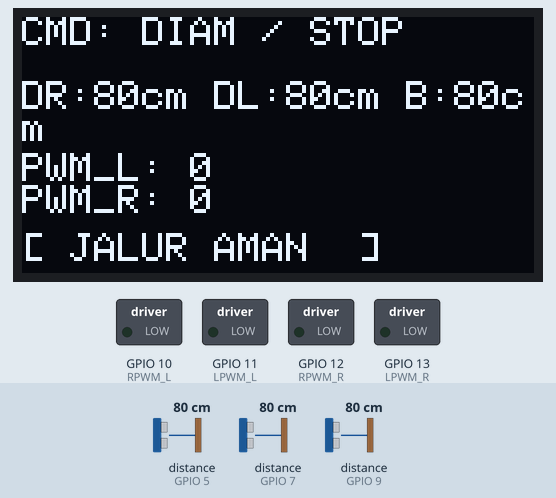
Recording of a sketch running on a simulated ESP32-S3. On the bench: 128×64 one-colour display, switched loads named in the sketch (green lamp = pin HIGH). Wiring (inferred from the names in the program): 3 × ultrasonic range finder: trigger GPIO 4, echo GPIO 5 / trigger GPIO 6, echo GPIO 7 / trigger GPIO 8, echo GPIO 9. The inputs (shaded band) are chosen by the test bench; at power-on: distance to the obstacle (sensors on GPIO 5, GPIO 7, GPIO 9) 80 cm. The echo pulse lasts 58.3 µs per cm; pins used as bus, display or sensor lines are not drawn; what the sketch prints to the serial monitor is not drawn.

Above: at 1.5 s.
1.6 s: distance to the obstacle (sensor on GPIO 5) set to 46 cm
At 3.2 s:
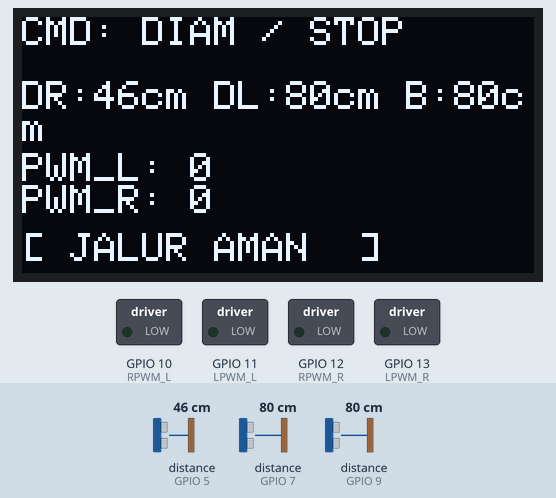
3.5 s: distance to the obstacle (sensor on GPIO 5) set to 38 cm
At 5.3 s:
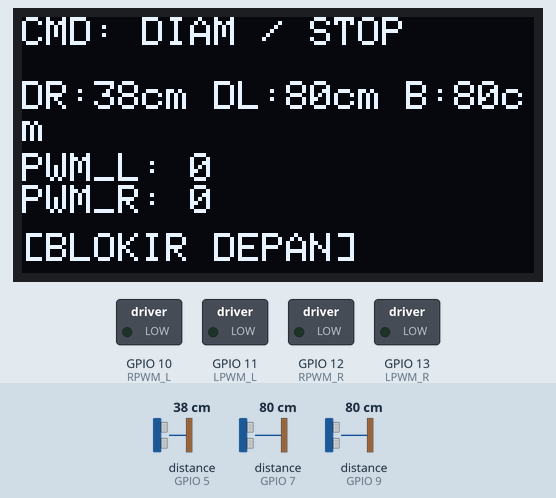
6.0 s: distance to the obstacle (sensor on GPIO 7) set to 60 cm
At 6.9 s:
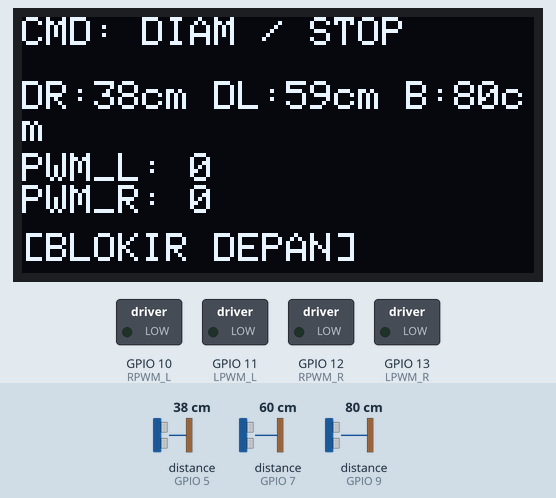
8.2 s: distance to the obstacle (sensor on GPIO 9) set to 4 cm
At 9.1 s:
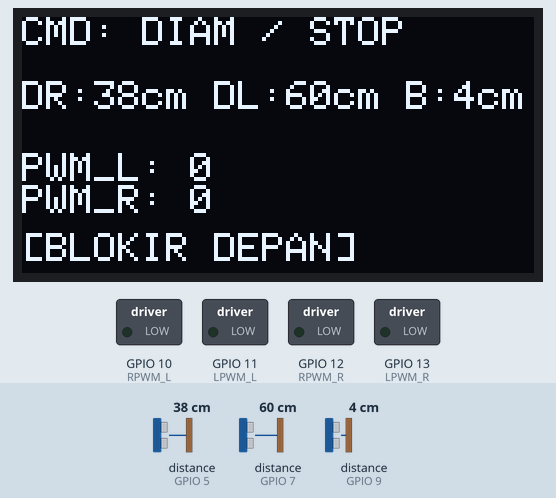
9.9 s: distance to the obstacle (sensor on GPIO 5) set to 299 cm
At 12.6 s:
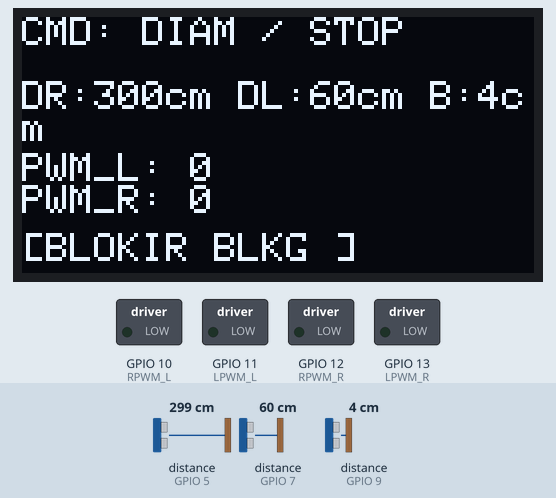
12.9 s: distance to the obstacle (sensor on GPIO 7) set to 43 cm
At 14.7 s:
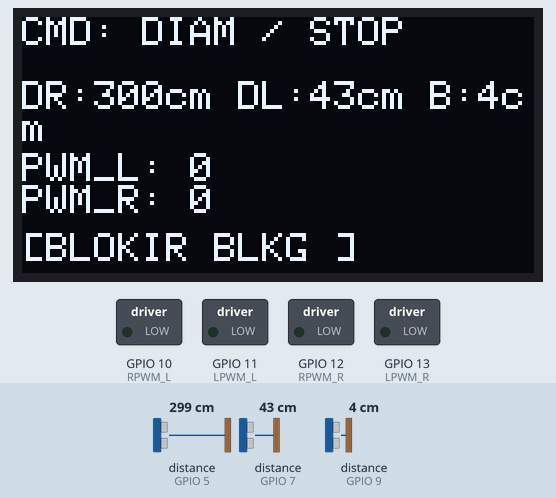
14.9 s: distance to the obstacle (sensor on GPIO 7) set to 37 cm
Timing chart, 0 to 17.8 s (numbered marks = the images above; inputs shaded):
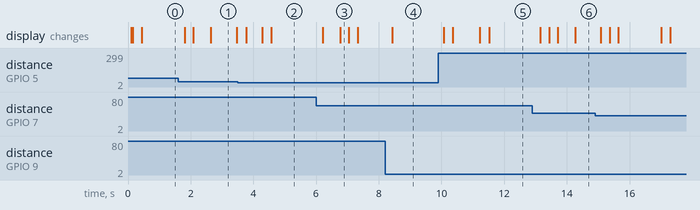

The sketch:

s3-mian-rev.ino
```cpp
#include <SPI.h>
#include <Wire.h>
#include <Adafruit_GFX.h>
#include <Adafruit_SSD1306.h>
#include <WiFi.h>
#include <esp_now.h>
#include "esp_wifi.h"

// ===== KONFIGURASI PIN HARDWARE =====
const int RPWM_R = 12; // Motor Kanan
const int LPWM_R = 13;
const int RPWM_L = 10; // Motor Kiri
const int LPWM_L = 11;

#define I2C_SDA 1
#define I2C_SCL 2
#define SCREEN_WIDTH 128
#define SCREEN_HEIGHT 64

#define TRIG_DEPAN_KANAN 4   // Ultrasonik Depan Kanan
#define ECHO_DEPAN_KANAN 5
#define TRIG_DEPAN_KIRI  6   // Ultrasonik Depan Kiri
#define ECHO_DEPAN_KIRI  7
#define TRIG_BKNG        8   // Ultrasonik Belakang
#define ECHO_BKNG        9

SemaphoreHandle_t i2cMutex;

// ===== ENUMERASI PERINTAH =====
enum CommandID { CMD_DIAM = 0, CMD_MAJU = 1, CMD_MUNDUR = 2, CMD_KIRI = 3, CMD_KANAN = 4, CMD_STOP = 5 };

typedef struct struct_message {
  uint8_t command;
  uint32_t msg_id;
} __attribute__((packed)) struct_message;

struct_message incomingData;
Adafruit_SSD1306 display(SCREEN_WIDTH, SCREEN_HEIGHT, &Wire, -1);

// ===== VARIABEL GLOBAL (SHARED RESOURCES) =====
volatile long dist_depan_kanan = 0, dist_depan_kiri = 0, dist_back = 0;
volatile bool safety_front_active = false;
volatile bool safety_back_active  = false;
volatile int current_command = CMD_DIAM;

// Nilai PWM yang sedang aktif dieksekusi ke motor (untuk tampilan OLED)
volatile int pwm_output_L_final = 0;
volatile int pwm_output_R_final = 0;

// ===== FUNGSI PENGGERAK MOTOR =====
void setMotorSpeed(int speed, int rpwmPin, int lpwmPin) {
  speed = constrain(speed, -255, 255);
  if (speed >= 0) {
    analogWrite(rpwmPin, speed);
    analogWrite(lpwmPin, 0);
  } else {
    analogWrite(rpwmPin, 0);
    analogWrite(lpwmPin, -speed);
  }
}

// ===== FUNGSI BACA ULTRASONIK =====
long readUltrasonicCM(int trigPin, int echoPin) {
  digitalWrite(trigPin, LOW);  delayMicroseconds(5);
  digitalWrite(trigPin, HIGH); delayMicroseconds(12);
  digitalWrite(trigPin, LOW);
  long duration = pulseIn(echoPin, HIGH, 35000);
  if (duration == 0) return 400;
  return duration / 58;
}

// ===== FUNGSI CEK SISA RAM & FLASH =====
void printMemoryInfo() {
  Serial0.println("\n===== INFORMASI MEMORI MIKROKONTROLER =====");

  // ---- RAM (Heap) ----
  Serial0.println("--- RAM (Heap) ---");
  Serial0.printf("Total Heap       : %u bytes (%.2f KB)\n", ESP.getHeapSize(), ESP.getHeapSize() / 1024.0);
  Serial0.printf("Sisa Heap Bebas  : %u bytes (%.2f KB)\n", ESP.getFreeHeap(), ESP.getFreeHeap() / 1024.0);
  Serial0.printf("Heap Minimum Pernah Tercatat : %u bytes (%.2f KB)\n", ESP.getMinFreeHeap(), ESP.getMinFreeHeap() / 1024.0);
  Serial0.printf("Blok Alokasi Terbesar        : %u bytes (%.2f KB)\n", ESP.getMaxAllocHeap(), ESP.getMaxAllocHeap() / 1024.0);

  float persen_ram_sisa = (ESP.getFreeHeap() * 100.0) / ESP.getHeapSize();
  Serial0.printf("Persentase RAM Sisa          : %.2f %%\n", persen_ram_sisa);

  // ---- Flash ----
  Serial0.println("--- FLASH ---");
  Serial0.printf("Ukuran Sketch (Firmware) : %u bytes (%.2f KB)\n", ESP.getSketchSize(), ESP.getSketchSize() / 1024.0);
  Serial0.printf("Sisa Ruang Sketch Bebas  : %u bytes (%.2f KB)\n", ESP.getFreeSketchSpace(), ESP.getFreeSketchSpace() / 1024.0);

  float persen_flash_terpakai = (ESP.getSketchSize() * 100.0) / (ESP.getSketchSize() + ESP.getFreeSketchSpace());
  float persen_flash_sisa = 100.0 - persen_flash_terpakai;
  Serial0.printf("Persentase Flash Terpakai (partisi app) : %.2f %%\n", persen_flash_terpakai);
  Serial0.printf("Persentase Flash Sisa (partisi app)     : %.2f %%\n", persen_flash_sisa);

  Serial0.println("=============================================\n");
}

// ===== ESP-NOW RECEIVER CALLBACK =====
// Hanya bertugas menyimpan command yang masuk. Keputusan "boleh jalan atau
// tidak" karena safety sepenuhnya ditentukan di TaskMotorRamp & TaskSensors,
// supaya tidak ada dua sumber kebenaran untuk hal yang sama.
void OnDataRecv(const esp_now_recv_info_t *recv_info, const uint8_t *data, int len) {
  memcpy(&incomingData, data, sizeof(incomingData));
  current_command = incomingData.command;
}

// ===== FREE RTOS TASK IMPLEMENTATION =====

// 1. Sensor & Safety Emergency Stop (Core 0)
void TaskSensors(void *pvParameters) {
  for (;;) {
    dist_depan_kanan = readUltrasonicCM(TRIG_DEPAN_KANAN, ECHO_DEPAN_KANAN); vTaskDelay(pdMS_TO_TICKS(20));
    dist_depan_kiri  = readUltrasonicCM(TRIG_DEPAN_KIRI,  ECHO_DEPAN_KIRI);  vTaskDelay(pdMS_TO_TICKS(20));
    dist_back        = readUltrasonicCM(TRIG_BKNG,        ECHO_BKNG);        vTaskDelay(pdMS_TO_TICKS(20));

    // Depan: blokir maju jika ada objek <= 40cm di salah satu sensor depan
    bool front_blocked = (dist_depan_kanan > 0 && dist_depan_kanan <= 40) ||
                         (dist_depan_kiri  > 0 && dist_depan_kiri  <= 40);

    // Belakang: blokir mundur jika ada objek <= 40cm di belakang
    bool back_blocked = (dist_back > 0 && dist_back <= 40);

    safety_front_active = front_blocked;
    safety_back_active  = back_blocked;

    vTaskDelay(pdMS_TO_TICKS(100));
  }
}

// 2. Kontrol Motor Open-Loop dengan Ramping (Core 1)
// (Sebelumnya bernama TaskMotorPID, tapi sudah tidak pakai PID — di-rename
// biar tidak membingungkan. Logika PID lama disimpan sebagai referensi di
// akhir file, dikomentari total.)
void TaskMotorRamp(void *pvParameters) {
  (void) pvParameters;

  const int STEP_RAMP = 15; // Kenaikan/penurunan PWM per 40ms

  int current_pwm_L = 0;
  int current_pwm_R = 0;

  for (;;) {
    int target_pwm_L = 0;
    int target_pwm_R = 0;

    // 1. Tentukan Target PWM Berdasarkan Acuan: Maju = Kiri(-) dan Kanan(+)
    switch (current_command) {
      case CMD_MAJU:
        if (!safety_front_active) {
          target_pwm_L = -57; // Kiri negatif untuk maju
          target_pwm_R = 80;    // Kanan positif untuk maju
        }
        break;

      case CMD_MUNDUR:
        if (!safety_back_active) {
          target_pwm_L = 57; // Kiri negatif untuk maju
          target_pwm_R = -80;    // Kanan positif untuk maju
//          target_pwm_L = - 57;  // Kebalikan maju -> Kiri positif
//          target_pwm_R = -45;   // Kebalikan maju -> Kanan negatif
        }
        break;

      case CMD_KIRI:
        // Belok kiri: Roda kiri DIAM, Roda kanan MAJU (+)
        target_pwm_L = 0;
        target_pwm_R = 120;
        break;

      case CMD_KANAN:
        // Belok kanan: Roda kiri MAJU (-), Roda kanan DIAM
        target_pwm_L = -120;
        target_pwm_R = 0;
        break;

      case CMD_STOP:
      case CMD_DIAM:
      default:
        target_pwm_L = 0;
        target_pwm_R = 0;
        break;
    }

    // 2. Potong langsung ke 0 tanpa ramping (rem darurat safety ATAU perintah stop/diam)
    bool hard_stop = (current_command == CMD_STOP || current_command == CMD_DIAM) ||
                     (safety_front_active && current_command == CMD_MAJU) ||
                     (safety_back_active && current_command == CMD_MUNDUR);

    if (hard_stop) {
      current_pwm_L = 0;
      current_pwm_R = 0;
    } else {
      // 3. Proses ramping (akselerasi & deselerasi bertahap)
      if (current_pwm_L < target_pwm_L) current_pwm_L = min(current_pwm_L + STEP_RAMP, target_pwm_L);
      else if (current_pwm_L > target_pwm_L) current_pwm_L = max(current_pwm_L - STEP_RAMP, target_pwm_L);

      if (current_pwm_R < target_pwm_R) current_pwm_R = min(current_pwm_R + STEP_RAMP, target_pwm_R);
      else if (current_pwm_R > target_pwm_R) current_pwm_R = max(current_pwm_R - STEP_RAMP, target_pwm_R);
    }

    int out_L = constrain((int)current_pwm_L,-255, 255);
    int out_R = constrain((int)current_pwm_R, -255, 255);

    // Update variabel global untuk tampilan OLED
    pwm_output_L_final = abs(out_L);
    pwm_output_R_final = abs(out_R);

    // Eksekusi langsung ke fungsi penggerak masing-masing motor
    setMotorSpeed(out_L, RPWM_L, LPWM_L);
    setMotorSpeed(out_R, RPWM_R, LPWM_R);

    vTaskDelay(pdMS_TO_TICKS(40));
  }
}

// 3. Render Visual Data ke Layar OLED 0.96" (Core 0)
void TaskOLED(void *pvParameters) {
  if (xSemaphoreTake(i2cMutex, portMAX_DELAY)) {
    if (!display.begin(SSD1306_SWITCHCAPVCC, 0x3C)) {
      xSemaphoreGive(i2cMutex);
      vTaskDelete(NULL);
    }
    xSemaphoreGive(i2cMutex);
  }

  const int CETAK_MEMORI_TIAP_N_SIKLUS = 40; // 40 x 250ms = 10 detik
  int hitung_siklus = 0;

  for (;;) {
    // Cetak status memori berkala ke Serial (tidak mengganggu tampilan OLED),
    // supaya bisa dipantau trennya selama sistem berjalan lama (misal ada
    // kebocoran RAM/fragmentasi heap).
    hitung_siklus++;
    if (hitung_siklus >= CETAK_MEMORI_TIAP_N_SIKLUS) {
      hitung_siklus = 0;
      printMemoryInfo();
    }

    if (xSemaphoreTake(i2cMutex, pdMS_TO_TICKS(50))) {
      display.clearDisplay();
      display.setTextSize(1);
      display.setTextColor(SSD1306_WHITE);

      display.setCursor(0, 0);
      display.print("CMD: ");
      if (safety_front_active && (current_command == CMD_MAJU)) display.println("BLOKIR DEPAN");
      else if (safety_back_active && (current_command == CMD_MUNDUR)) display.println("BLOKIR BLKG");
      else if (current_command == CMD_MAJU) display.println("MAJU");
      else if (current_command == CMD_MUNDUR) display.println("MUNDUR");
      else if (current_command == CMD_KIRI) display.println("BELOK KIRI");
      else if (current_command == CMD_KANAN) display.println("BELOK KANAN");
      else display.println("DIAM / STOP");

      display.setCursor(0, 16);
      display.printf("DR:%ldcm DL:%ldcm B:%ldcm\n", dist_depan_kanan, dist_depan_kiri, dist_back);

      display.setCursor(0, 34);
      display.printf("PWM_L: %d\n", pwm_output_L_final);
      display.printf("PWM_R: %d\n", pwm_output_R_final);

      display.setCursor(0, 54);
      if (safety_front_active) display.print("[BLOKIR DEPAN]");
      else if (safety_back_active) display.print("[BLOKIR BLKG ]");
      else display.print("[ JALUR AMAN  ]");

      display.display();
      xSemaphoreGive(i2cMutex);
    }
    vTaskDelay(pdMS_TO_TICKS(250));
  }
}

void setup() {
  Serial0.begin(115200);
  i2cMutex = xSemaphoreCreateMutex();
  Wire.begin(I2C_SDA, I2C_SCL, 100000);
  vTaskDelay(pdMS_TO_TICKS(100));

  pinMode(RPWM_R, OUTPUT); pinMode(LPWM_R, OUTPUT);
  pinMode(RPWM_L, OUTPUT); pinMode(LPWM_L, OUTPUT);

  pinMode(TRIG_DEPAN_KANAN, OUTPUT); pinMode(ECHO_DEPAN_KANAN, INPUT);
  pinMode(TRIG_DEPAN_KIRI,  OUTPUT); pinMode(ECHO_DEPAN_KIRI,  INPUT);
  pinMode(TRIG_BKNG,        OUTPUT); pinMode(ECHO_BKNG,        INPUT);

  setMotorSpeed(0, RPWM_R, LPWM_R);
  setMotorSpeed(0, RPWM_L, LPWM_L);

  WiFi.mode(WIFI_STA);
  esp_wifi_set_promiscuous(true);
  esp_wifi_set_channel(1, WIFI_SECOND_CHAN_NONE);
  esp_wifi_set_promiscuous(false);

  if (esp_now_init() == ESP_OK) {
    esp_now_register_recv_cb(esp_now_recv_cb_t(OnDataRecv));
  }

  xTaskCreatePinnedToCore(TaskSensors,   "SensorsTask",  3072, NULL, 3, NULL, 0);
  xTaskCreatePinnedToCore(TaskOLED,      "OLEDTask",     3072, NULL, 1, NULL, 0);
  xTaskCreatePinnedToCore(TaskMotorRamp, "MotorRampTask", 4096, NULL, 4, NULL, 1);

  vTaskDelay(pdMS_TO_TICKS(200)); // beri jeda sebentar biar semua task sempat start
  Serial0.println("\n[SETUP SELESAI] Kondisi memori setelah semua modul aktif:");
  printMemoryInfo();
}

void loop() {
  vTaskDelete(NULL);
}
```

Measured:
- the behaviour switches between 41 and 40 cm on distance to the obstacle (sensor on GPIO 5) (found by bisection; images 1 and 2)
- after the input at 1.6 s, the display: changes after 0.21 s (image 1)
- after the input at 3.5 s, the display: changes after 0.27 s (image 2)
- after the input at 6.0 s, the display: first changes after 0.22 s (image 3 shows a later state)
- after the input at 9.9 s, the display: first changes after 0.18 s (image 5 shows a later state)
- what the display in image 1 shows lasts 0.9 s, from 2.6 s to 3.5 s
